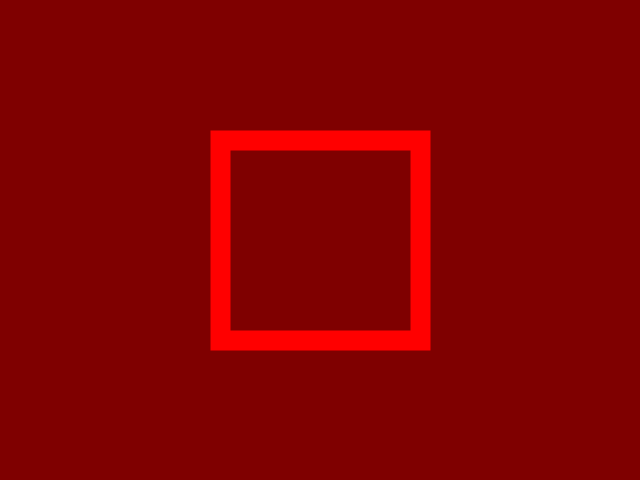
Frame 1 (no input)
Frame 60 (the mouse pressed at the canvas centre just before this capture): identical to frame 1, image omitted
Frame 120 (the mouse held since frame 60 and released just before this capture): identical to frame 1, image omitted

The Processing sketch that drew this single still picture (run headless with seeded random() and noise(); from frame 60 on, the mouse is pressed at the canvas centre):

// Processing sketch: processing_116352
// ── processing_116352.pde

float cx = 0, cy = 100;

void setup() {
  size(640, 480);
  
}

void draw() {
  colorMode(HSB, 100);
  background(cx, 100, 50);
  noFill();
  strokeWeight(5);

  
  stroke(cy, 100, 50);
  
  beginShape(TRIANGLE_STRIP);
    vertex(random(width/2), random(height/2) );
    vertex(random(width/2), random(height/2) );
    vertex(random(width/2), random(height/2) );
    vertex(random(width/2), random(height/2) );
    vertex(random(width/2), random(height/2) );
    vertex(random(width/2), random(height/2) );
  endShape();
  
  beginShape(TRIANGLE_FAN);
    vertex(random(width/2, width), random(height/2, height) );
    vertex(random(width/2, width), random(height/2, height) );
    vertex(random(width/2, width), random(height/2, height) );
    vertex(random(width/2, width), random(height/2, height) );
    vertex(random(width/2, width), random(height/2, height) );
    vertex(random(width/2, width), random(height/2, height) );
  endShape();

  strokeWeight(20);
  stroke(255, 100, 100);
  rectMode(CENTER);
  rect(width/2, height/2, 200, 200);
}


void mouseMoved( ) {
  cx = 100 * mouseX/width;
  cy = 100 * mouseY/height;
}
